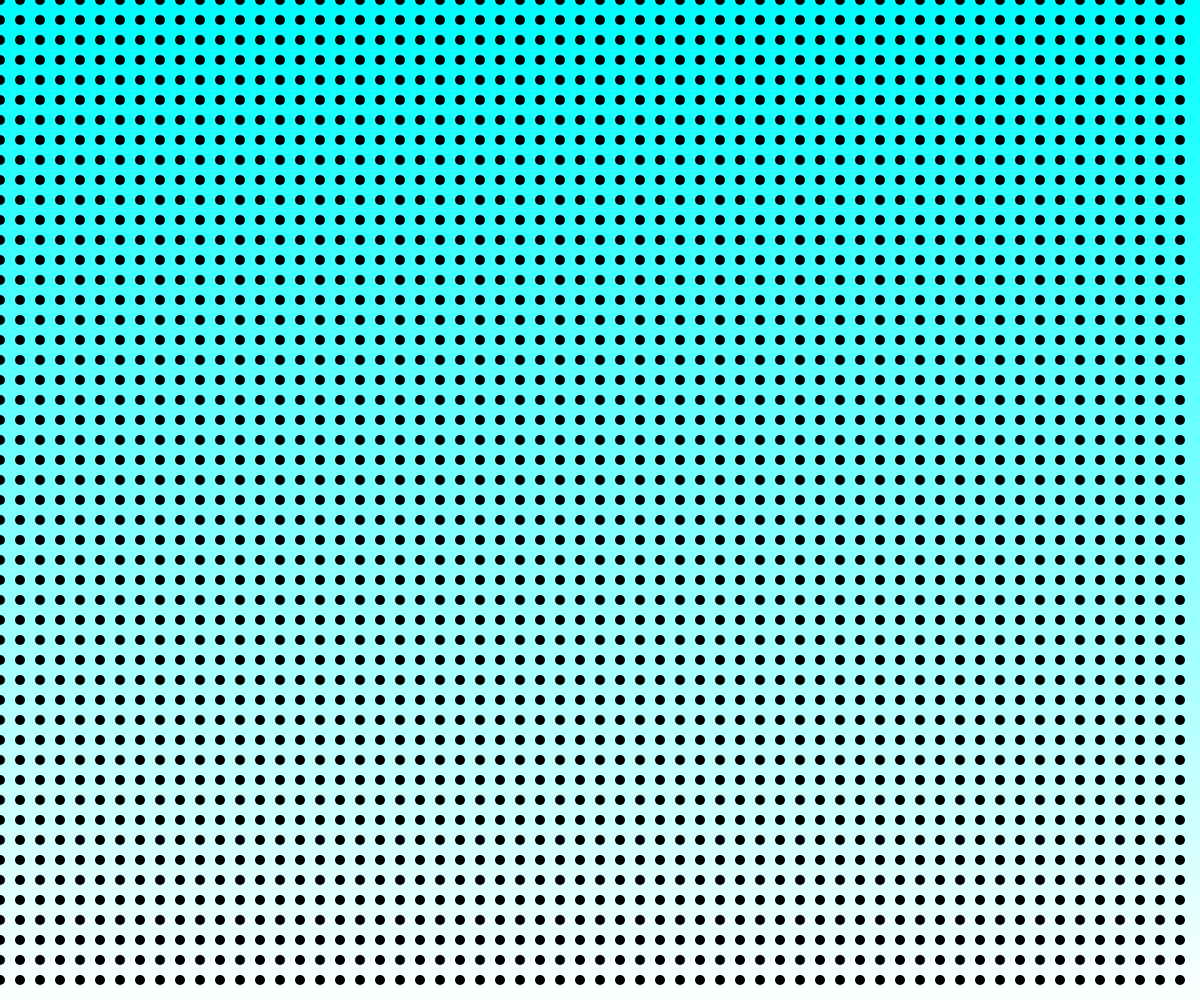
Frame 1 (no input)
Frame 60 (no input): identical to frame 1, image omitted
Frame 120 (the mouse pressed at the canvas centre since frame 60): identical to frame 1, image omitted

The p5.js sketch that drew this single still picture (run headless with seeded random() and noise() and a simulated clock; from frame 60 on, the mouse is pressed at the canvas centre):

// p5.js sketch
// ── sketch.js
// Drawing With Single and Nested Loops
// Talha Ali Murad
// 25-09-2023
// Generating a single image with loops

// global variables
let numSegments = 50;
let segmentHeight; // height/numSegments
const GRID_SPACING = 20;

function setup() {
  createCanvas(windowWidth, windowHeight);
  segmentHeight  =  height/numSegments;
}

function drawGrid(){
  // draws elements using nested loops
  for(let x = 0; x < width; x = x + GRID_SPACING){
    for(let y = 0; y < height; y = y + GRID_SPACING){
      fill(0);
      circle(x,y,10);

      //test 2 
      if (dist(x,y, mouseX, mouseY) < 50){
        fill(255, 0, 0);
      }
      else {
        fill(0);
      }

      //test 1
      //noCursor();
      //line(mouseX,mouseY,x,y);
    }
  }
}

function draw() {
  //noLoop()
  gradient();
  drawGrid();
}

function gradient(){
  // uses a loop to create a gradiet background
  noStroke()
  for(let i = 0; i <numSegments; i++){
    let y = i * segmentHeight;
    let fillValue = map(y,0,height,0,255);
    fill(fillValue, 255, 255)
    rect(0,y,width,segmentHeight);
  }
}
